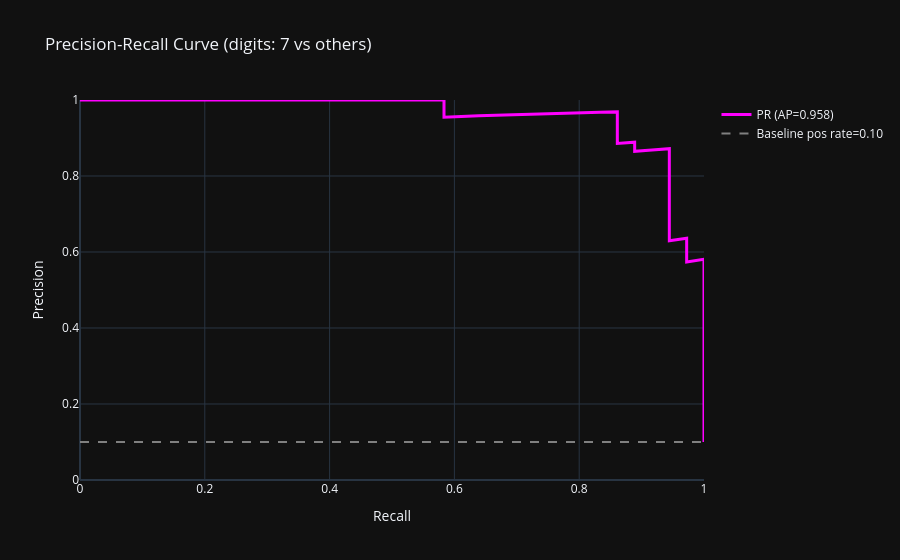

Here is the notebook cell this chart was saved with:
### Markdown cell above
### PR 곡선이란?

- **X축**: Recall
- **Y축**: Precision
- **불균형 데이터**에서 더 직관적

**해석**:
- 곡선이 **오른쪽 위**로 갈수록 좋음
- **AP** (Average Precision): PR 곡선 아래 면적
- 기준선 = 양성 비율 (예: 10%)

> **직관 한 줄**: AP는 **Positive를 점수 기준으로 정렬했을 때, 위쪽에 얼마나 모여 있는지** 보는 지표.
>
> 즉, **AP = Positive 랭킹 품질**!  
> Positive가 드문 상황에서도 "높은 점수를 받은 것들이 진짜 Positive인가?"를 평가함

### Code cell
from sklearn.metrics import precision_recall_curve, average_precision_score
import plotly.graph_objects as go

prec, rec, thr = precision_recall_curve(y_test_7, proba_7)
ap = average_precision_score(y_test_7, proba_7)

pos_rate = y_test_7.mean()

fig_pr = go.Figure()

fig_pr.add_trace(go.Scatter(
    x=rec, y=prec,
    mode="lines", name=f"PR (AP={ap:.3f})",
    line=dict(color="magenta", width=3)
))

fig_pr.add_trace(go.Scatter(
    x=[0,1], y=[pos_rate, pos_rate],
    mode="lines", name=f"Baseline pos rate={pos_rate:.2f}",
    line=dict(dash="dash", color="grey")
))

fig_pr.update_layout(
    title="Precision-Recall Curve (digits: 7 vs others)",
    xaxis_title="Recall",
    yaxis_title="Precision",
    template="plotly_dark",
    yaxis=dict(range=[0,1]),
    xaxis=dict(range=[0,1])
)

fig_pr.show()

### Figure 1 — Plotly figure (JSON) as saved in the notebook; plotly's stock layout.template omitted (floating-point values rounded to 4 significant figures; data arrays with more than 128 entries replaced by an {"elided": "..."} marker saying what was removed)
{"data": [{"line": {"color": "magenta", "width": 3}, "mode": "lines", "name": "PR (AP=0.958)", "type": "scatter", "x": {"elided": "361 float values"}, "y": {"elided": "361 float values"}}, {"line": {"color": "grey", "dash": "dash"}, "mode": "lines", "name": "Baseline pos rate=0.10", "type": "scatter", "x": [0, 1], "y": [0.1, 0.1]}], "layout": {"title": {"text": "Precision-Recall Curve (digits: 7 vs others)"}, "xaxis": {"range": [0, 1], "title": {"text": "Recall"}}, "yaxis": {"range": [0, 1], "title": {"text": "Precision"}}}}
